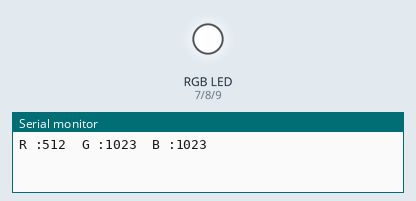
This program was run on a simulated Arduino Uno, built with avr-gcc and run on an emulated ATmega328P. Shown: an RGB LED mixed from three pins (HIGH = lit), the last lines printed to the serial monitor.

Above: at 0.7 s.
At 5.2 s:
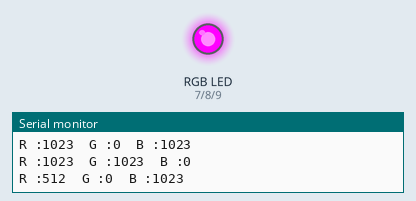
At 6.7 s:
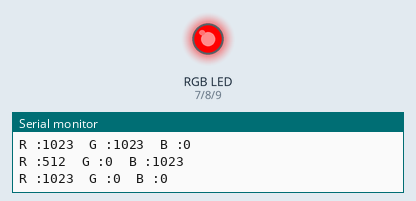
At 8.2 s:
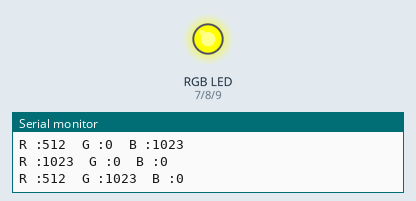
Timing chart, 0 to 11.7 s (numbered marks = the images above):
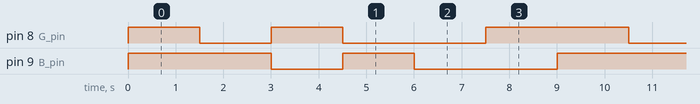

Measured:
- by itself, pin 8 (G_pin), pin 9 (B_pin): repeats every 9.0 s: HIGH 1.5 s, LOW 3.0 s, HIGH 3.0 s, LOW 1.5 s
- by itself, everything shown: repeats every 9.0 s, in 6 steps

The program:

main.cpp
```cpp
#include <Arduino.h>

#define R_pin 7
#define G_pin 8
#define B_pin 9

void setRGB(int, int, int);

void setup() {
  Serial.begin(115200);
  analogWrite(R_pin, 1023);  // 공통 양이라서 0에 가까울 수록 켜짐
  analogWrite(G_pin, 1023);
  analogWrite(B_pin, 1023);

}

void loop() {

  setRGB(255,0,0);  //red
  delay(500);
  setRGB(0,255,0);  //green
  delay(500);
  setRGB(0,0,255);  //blue
  delay(500);
  setRGB(255,255,0);  //yellow
  delay(500);
  setRGB(0,255,255);  //cyan
  delay(500);
  setRGB(255,0,255);  //magenta
  delay(500);

}


void setRGB(int R_value, int G_value, int B_value){

//Anode
  R_value = map(R_value, 0, 255, 1023, 512);  //빨강이 너무 강해서 반으로 줄임
  G_value = map(G_value, 0, 255, 1023, 0);
  B_value = map(B_value, 0, 255, 1023, 0);

  analogWrite(R_pin, R_value);  // 공통 양이라서 0에 가까울 수록 켜짐
  analogWrite(G_pin, G_value);
  analogWrite(B_pin, B_value);

  Serial.print("R :");
  Serial.print(R_value);
  Serial.print("\t");
  Serial.print("G :");
  Serial.print(G_value);
  Serial.print("\t");
  Serial.print("B :");
  Serial.println(B_value);
  delay(1000);

}
```
